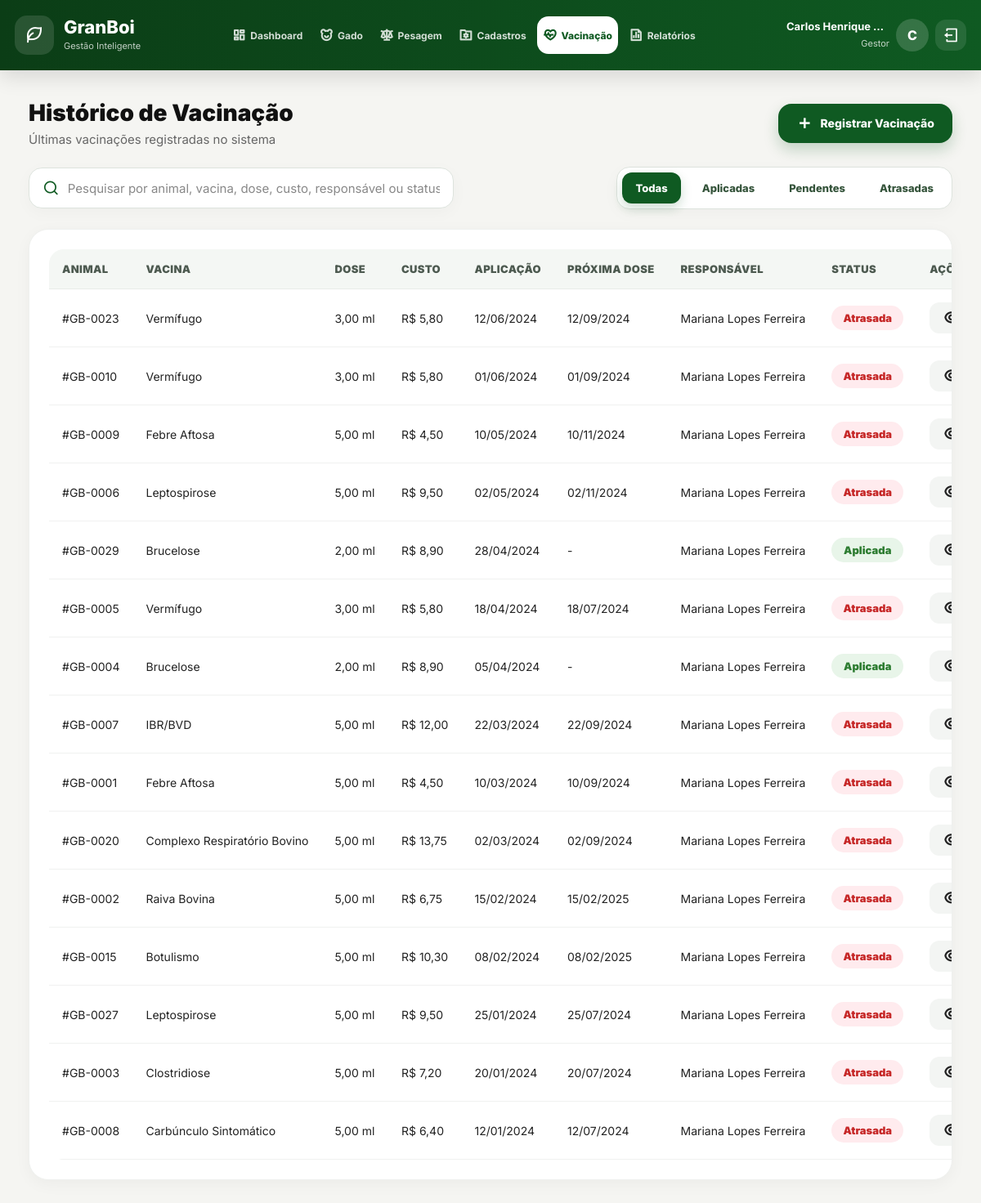
Screenshot of /GranBoi/vacinas (signed in) with the database file from the repository.
### tables this page shows
CREATE TABLE `historico_sanitario` (
  `id` BIGINT NOT NULL AUTO_INCREMENT COMMENT 'Identificador unico do registro sanitario.',
  `animal_id` BIGINT DEFAULT NULL COMMENT 'Referencia ao animal vacinado ou atendido.',
  `vacina_id` BIGINT DEFAULT NULL COMMENT 'Referencia a vacina aplicada.',
  `data_aplicacao` DATE NOT NULL COMMENT 'Data em que a vacina foi aplicada.',
  `dose` DECIMAL(10,3) DEFAULT NULL COMMENT 'Quantidade ou dose aplicada.',
  `proxima_dose` DATE DEFAULT NULL COMMENT 'Data prevista para a proxima dose, quando houver.',
  `preco_custo_sanitario` DECIMAL(13,2) DEFAULT 0.00 COMMENT 'Custo sanitario registrado para a aplicacao.',
  `pessoa_id_veterinario` BIGINT NOT NULL COMMENT 'Referencia a pessoa responsavel pela aplicacao ou registro sanitario.',
  PRIMARY KEY (`id`),
  KEY `fk_sanitario_animal` (`animal_id`),
  KEY `fk_sanitario_vacina` (`vacina_id`),
  KEY `fk_historico_sanitario_pessoa1_idx` (`pessoa_id_veterinario`),
  CONSTRAINT `fk_sanitario_animal` FOREIGN KEY (`animal_id`) REFERENCES `animal` (`id`),
  CONSTRAINT `fk_sanitario_vacina` FOREIGN KEY (`vacina_id`) REFERENCES `vacina` (`id`),
  CONSTRAINT `fk_historico_sanitario_pessoa1` FOREIGN KEY (`pessoa_id_veterinario`) REFERENCES `pessoa` (`id`) ON DELETE NO ACTION ON UPDATE NO ACTION
);

CREATE TABLE `animal` (
  `id` BIGINT NOT NULL AUTO_INCREMENT COMMENT 'Identificador unico do animal.',
  `brinco_identificador` VARCHAR(100) NOT NULL COMMENT 'Codigo do brinco usado para identificar o animal no manejo.',
  `tipo_raca_id` INT(11) DEFAULT NULL COMMENT 'Referencia para a raca cadastrada em tipo_raca.',
  `lote_id` INT(11) DEFAULT NULL COMMENT 'Referencia para o lote atual do animal.',
  `data_nascimento` DATE DEFAULT NULL COMMENT 'Data de nascimento do animal, quando conhecida.',
  `sexo` ENUM('M','F') DEFAULT NULL COMMENT 'Sexo do animal: M para macho e F para femea.',
  `peso_entrada` DECIMAL(10,2) DEFAULT NULL COMMENT 'Peso registrado na entrada ou cadastro do animal em kg.',
  `chip` VARCHAR(100) DEFAULT NULL COMMENT 'Codigo do chip implantado no animal, quando houver.',
  `data_compra` DATE DEFAULT NULL COMMENT 'Data de compra ou entrada do animal na fazenda.',
  `valor_compra` DECIMAL(13,2) DEFAULT NULL COMMENT 'Valor pago na compra do animal.',
  `data_venda` DATE DEFAULT NULL COMMENT 'Data de venda ou saida comercial do animal.',
  `peso_saida` DOUBLE(13,3) DEFAULT 0.000 COMMENT 'Peso na saida ou venda do animal em kg.',
  `valor_venda` DECIMAL(13,2) DEFAULT 0.00 COMMENT 'Valor recebido na venda do animal.',
  `status` VARCHAR(20) DEFAULT 'Ativo' COMMENT 'Situacao do animal: Ativo, Vendido, Perda ou Excluido.',
  PRIMARY KEY (`id`),
  UNIQUE KEY `brinco_UNIQUE` (`brinco_identificador`),
  KEY `fk_animal_tipo_raca` (`tipo_raca_id`),
  KEY `fk_animal_lote` (`lote_id`),
  CONSTRAINT `fk_animal_tipo_raca` FOREIGN KEY (`tipo_raca_id`) REFERENCES `tipo_raca` (`id`),
  CONSTRAINT `fk_animal_lote` FOREIGN KEY (`lote_id`) REFERENCES `lote` (`id`)
);

CREATE TABLE `vacina` (
  `id` BIGINT NOT NULL AUTO_INCREMENT COMMENT 'Identificador unico da vacina.',
  `nome` VARCHAR(100) NOT NULL COMMENT 'Nome comercial ou tecnico da vacina.',
  `preco_vacina` DECIMAL(13,2) DEFAULT 0.00 COMMENT 'Preco padrao da vacina para uso nos registros sanitarios.',
  `periodo_carencia_dias` INT(11) DEFAULT 0 COMMENT 'Quantidade de dias de carencia apos aplicacao.',
  PRIMARY KEY (`id`)
);

CREATE TABLE `pessoa` (
  `id` BIGINT NOT NULL AUTO_INCREMENT COMMENT 'Identificador unico da pessoa.',
  `nome_completo` VARCHAR(150) NOT NULL COMMENT 'Nome completo da pessoa vinculada ao usuario.',
  `nome_social` VARCHAR(50) DEFAULT NULL COMMENT 'Nome social ou nome preferencial da pessoa.',
  `cpf` CHAR(11) DEFAULT NULL COMMENT 'CPF da pessoa com 11 digitos, sem mascara.',
  `telefone_movel` VARCHAR(15) DEFAULT NULL COMMENT 'Telefone movel com DDI e DDD, sem mascara.',
  `email` VARCHAR(50) DEFAULT NULL COMMENT 'E-mail de contato da pessoa.',
  `usuario_id` BIGINT NOT NULL COMMENT 'Referencia ao usuario de acesso vinculado a pessoa.',
  PRIMARY KEY (`id`),
  KEY `fk_pessoa_usuario1_idx` (`usuario_id`),
  CONSTRAINT `fk_pessoa_usuario1` FOREIGN KEY (`usuario_id`) REFERENCES `usuario` (`id`) ON DELETE NO ACTION ON UPDATE NO ACTION
);

### app/controllers/Controller.php (called while the page is built, shortened)
<?php
class Controller
{
    protected function render($view, $dados = [])
    {
        $viewPath = ROOT_PATH . "/app/views/{$view}.php";
        extract($dados);
        require_once ROOT_PATH . "/app/layout/cabecalho.php";
        require_once $viewPath;
        require_once ROOT_PATH . "/app/layout/rodape.php";
    }
}

### app/controllers/VacinaController.php (called while the page is built, shortened)
<?php
class VacinaController extends Controller
{
    public function listar()
    {
        $vacinacaoModel = $this->model('Vacinacao');
        $animalModel = $this->model('Animal');
        $this->render('vacinas/vacinas', [
            'titulo' => 'GranBoi - Vacinação',
            'pageCss' => [
                '/public/assets/css/components/modal.css',
                '/public/assets/css/components/vacinacao/vacinacaoModal.css',
                '/public/assets/css/pages/vacinas/vacinas.css'
            ],
            'pageJs' => [
                '/public/assets/js/validations/vacinacao/vacinacaoValidation.js',
                '/public/assets/js/modals/vacinacao/cadastrarVacinacaoModal.js',
                '/public/assets/js/pages/vacinas/vacinasPage.js'
            ],
            'vacinacoes' => $vacinacaoModel->listarTodas(),
            'animais' => $animalModel->listarTodos()
        ]);
    }
}

### app/routes/web.php (called while the page is built, shortened)
<?php
$url = parse_url($_SERVER['REQUEST_URI'], PHP_URL_PATH);
$basePath = parse_url(BASE_URL, PHP_URL_PATH);
$url = str_replace($basePath, '', $url);
$route = $routes[$url];
$method = $route['method'];
require_once ROOT_PATH . '/app/controllers/Controller.php';
$controllerInstance = new $controller();
$controllerInstance->$method();

### index.php (called while the page is built, shortened)
<?php
require_once ROOT_PATH . '/app/routes/web.php';

### app/models/Vacinacao.php (called while the page is built, shortened)
<?php
class Vacinacao
{
    private $db;
    public function __construct()
    {
        $this->db = Conexao::conectar();
    }
    public function listarTodas()
    {
        $sql = "
            SELECT
                historico_sanitario.id,
                historico_sanitario.animal_id,
                historico_sanitario.vacina_id,
                historico_sanitario.data_aplicacao,
                historico_sanitario.dose AS quantidade,
                historico_sanitario.proxima_dose,
                historico_sanitario.preco_custo_sanitario,
                vacina.nome AS vacina,
                animal.brinco_identificador,
                animal.status AS status_animal,
                tipo_raca.nome_tipo_raca AS raca,
                pessoa.nome_completo AS responsavel,
                CASE
                    WHEN historico_sanitario.proxima_dose IS NULL THEN 'aplicada'
                    WHEN historico_sanitario.proxima_dose < CURDATE() THEN 'atrasada'
                    WHEN historico_sanitario.proxima_dose = CURDATE() THEN 'pendente'
                    ELSE 'aplicada'
                END AS status
            FROM historico_sanitario
            INNER JOIN animal
                ON animal.id = historico_sanitario.animal_id
            LEFT JOIN tipo_raca
                ON tipo_raca.id = animal.tipo_raca_id
            INNER JOIN vacina
                ON vacina.id = historico_sanitario.vacina_id
            INNER JOIN pessoa
                ON pessoa.id = historico_sanitario.pessoa_id_veterinario
            WHERE LOWER(animal.status) != 'excluido'
            ORDER BY
                historico_sanitario.data_aplicacao DESC,
                historico_sanitario.id DESC
        ";
        return $this->db->query($sql)->fetchAll(PDO::FETCH_ASSOC);
    }
}

### app/views/vacinas/vacinas.php (the view, shortened to what this page needs)
<main class="main-content">
  <section class="vacinacao-page-actions">
    <div>
      <h2>Histórico de Vacinação</h2>
      <p>Últimas vacinações registradas no sistema</p>
    </div>
    <button
      type="button"
      class="vacinacao-create-btn"
      id="abrirModalCadastrarVacinacao"
    >
      <i class="ri-add-line"></i>
      <span>Registrar Vacinação</span>
    </button>
  </section>
  <section class="vacinacao-filtros-container">
    <div class="vacinacao-search-box">
      <i class="ri-search-line"></i>
      <input
        type="text"
        id="pesquisaVacinacao"
        placeholder="Pesquisar por animal, vacina, dose, custo, responsável ou status..."
        autocomplete="off"
      >
    </div>
    <div class="vacinacao-status-filters">
      <button type="button" class="vacinacao-filter-btn active" data-status-filter="todos">
        Todas
      </button>
      <button type="button" class="vacinacao-filter-btn" data-status-filter="aplicada">
        Aplicadas
      </button>
      <button type="button" class="vacinacao-filter-btn" data-status-filter="pendente">
        Pendentes
      </button>
      <button type="button" class="vacinacao-filter-btn" data-status-filter="atrasada">
        Atrasadas
      </button>
    </div>
  </section>
  <section class="vacinacao-table-container">
    <table class="vacinacao-table">
      <thead>
        <tr>
          <th>Animal</th>
          <th>Vacina</th>
          <th>Dose</th>
          <th>Custo</th>
          <th>Aplicação</th>
          <th>Próxima Dose</th>
          <th>Responsável</th>
          <th>Status</th>
          <th>Ações</th>
        </tr>
      </thead>
      <tbody id="tabelaVacinacaoBody">
        <?php if (!empty($vacinacoes)): ?>
          <?php foreach ($vacinacoes as $vacinacao): ?>
            <tr
              class="vacinacao-row"
              data-status="<?= htmlspecialchars($vacinacao['status']) ?>"
            >
              <td>
                #<?= htmlspecialchars($vacinacao['brinco_identificador']) ?>
              </td>
              <td>
                <?= htmlspecialchars($vacinacao['vacina']) ?>
              </td>
              <td>
                <?= !empty($vacinacao['quantidade']) ? number_format((float) $vacinacao['quantidade'], 2, ',', '.') . ' ml' : '-' ?>
              </td>
              <td>
                <?= isset($vacinacao['preco_custo_sanitario']) && $vacinacao['preco_custo_sanitario'] !== null ? 'R$ ' . number_format((float) $vacinacao['preco_custo_sanitario'], 2, ',', '.') : '-' ?>
              </td>
              <td>
                <?= date('d/m/Y', strtotime($vacinacao['data_aplicacao'])) ?>
              </td>
              <td>
                <?= !empty($vacinacao['proxima_dose']) ? date('d/m/Y', strtotime($vacinacao['proxima_dose'])) : '-' ?>
              </td>
              <td>
                <?= htmlspecialchars($vacinacao['responsavel'] ?? '-') ?>
              </td>
              <td>
                <span class="vacinacao-status vacinacao-status-<?= htmlspecialchars($vacinacao['status']) ?>">
                  <?= ucfirst(htmlspecialchars($vacinacao['status'])) ?>
                </span>
              </td>
              <td>
                <div class="vacinacao-actions">
                  <button
                    type="button"
                    class="action-btn visualizar-vacinacao-btn"
                    title="Visualizar vacinação"
                    data-animal="<?= htmlspecialchars($vacinacao['brinco_identificador']) ?>"
                    data-vacina="<?= htmlspecialchars($vacinacao['vacina']) ?>"
                    data-dose="<?= !empty($vacinacao['quantidade']) ? number_format((float) $vacinacao['quantidade'], 2, ',', '.') . ' ml' : '-' ?>"
                    data-custo="<?= isset($vacinacao['preco_custo_sanitario']) && $vacinacao['preco_custo_sanitario'] !== null ? 'R$ ' . number_format((float) $vacinacao['preco_custo_sanitario'], 2, ',', '.') : '-' ?>"
                    data-aplicacao="<?= date('d/m/Y', strtotime($vacinacao['data_aplicacao'])) ?>"
                    data-proxima-dose="<?= !empty($vacinacao['proxima_dose']) ? date('d/m/Y', strtotime($vacinacao['proxima_dose'])) : '-' ?>"
                    data-responsavel="<?= htmlspecialchars($vacinacao['responsavel'] ?? '-') ?>"
                    data-status="<?= ucfirst(htmlspecialchars($vacinacao['status'])) ?>"
                  >
                    <i class="ri-eye-line"></i>
                  </button>
                </div>
              </td>
            </tr>
          <?php endforeach; ?>
        <?php endif; ?>
      </tbody>
    </table>
  </section>
</main>

### rows the page displays
historico_sanitario: animal.brinco_identificador "GB-0023", vacina.nome "Vermífugo", dose "3,00", preco_custo_sanitario "5,80", data_aplicacao "12/06/2024", proxima_dose "12/09/2024", pessoa_id_veterinario.nome_completo "Mariana Lopes Ferreira", status "Atrasada"
historico_sanitario: animal.brinco_identificador "GB-0010", vacina.nome "Vermífugo", dose "3,00", preco_custo_sanitario "5,80", data_aplicacao "01/06/2024", proxima_dose "01/09/2024", pessoa_id_veterinario.nome_completo "Mariana Lopes Ferreira", status "Atrasada"
historico_sanitario: animal.brinco_identificador "GB-0009", vacina.nome "Febre Aftosa", dose "5,00", preco_custo_sanitario "4,50", data_aplicacao "10/05/2024", proxima_dose "10/11/2024", pessoa_id_veterinario.nome_completo "Mariana Lopes Ferreira", status "Atrasada"
historico_sanitario: animal.brinco_identificador "GB-0006", vacina.nome "Leptospirose", dose "5,00", preco_custo_sanitario "9,50", data_aplicacao "02/05/2024", proxima_dose "02/11/2024", pessoa_id_veterinario.nome_completo "Mariana Lopes Ferreira", status "Atrasada"
historico_sanitario: animal.brinco_identificador "GB-0029", vacina.nome "Brucelose", dose "2,00", preco_custo_sanitario "8,90", data_aplicacao "28/04/2024", pessoa_id_veterinario.nome_completo "Mariana Lopes Ferreira", status "Aplicada"
historico_sanitario: animal.brinco_identificador "GB-0005", vacina.nome "Vermífugo", dose "3,00", preco_custo_sanitario "5,80", data_aplicacao "18/04/2024", proxima_dose "18/07/2024", pessoa_id_veterinario.nome_completo "Mariana Lopes Ferreira", status "Atrasada"
historico_sanitario: animal.brinco_identificador "GB-0004", vacina.nome "Brucelose", dose "2,00", preco_custo_sanitario "8,90", data_aplicacao "05/04/2024", pessoa_id_veterinario.nome_completo "Mariana Lopes Ferreira", status "Aplicada"
historico_sanitario: animal.brinco_identificador "GB-0007", vacina.nome "IBR/BVD", dose "5,00", preco_custo_sanitario "12,00", data_aplicacao "22/03/2024", proxima_dose "22/09/2024", pessoa_id_veterinario.nome_completo "Mariana Lopes Ferreira", status "Atrasada"
historico_sanitario: animal.brinco_identificador "GB-0001", vacina.nome "Febre Aftosa", dose "5,00", preco_custo_sanitario "4,50", data_aplicacao "10/03/2024", proxima_dose "10/09/2024", pessoa_id_veterinario.nome_completo "Mariana Lopes Ferreira", status "Atrasada"
historico_sanitario: animal.brinco_identificador "GB-0020", vacina.nome "Complexo Respiratório Bovino", dose "5,00", preco_custo_sanitario "13,75", data_aplicacao "02/03/2024", proxima_dose "02/09/2024", pessoa_id_veterinario.nome_completo "Mariana Lopes Ferreira", status "Atrasada"
historico_sanitario: animal.brinco_identificador "GB-0002", vacina.nome "Raiva Bovina", dose "5,00", preco_custo_sanitario "6,75", data_aplicacao "15/02/2024", proxima_dose "15/02/2025", pessoa_id_veterinario.nome_completo "Mariana Lopes Ferreira", status "Atrasada"
historico_sanitario: animal.brinco_identificador "GB-0015", vacina.nome "Botulismo", dose "5,00", preco_custo_sanitario "10,30", data_aplicacao "08/02/2024", proxima_dose "08/02/2025", pessoa_id_veterinario.nome_completo "Mariana Lopes Ferreira", status "Atrasada"
historico_sanitario: animal.brinco_identificador "GB-0027", vacina.nome "Leptospirose", dose "5,00", preco_custo_sanitario "9,50", data_aplicacao "25/01/2024", proxima_dose "25/07/2024", pessoa_id_veterinario.nome_completo "Mariana Lopes Ferreira", status "Atrasada"
historico_sanitario: animal.brinco_identificador "GB-0003", vacina.nome "Clostridiose", dose "5,00", preco_custo_sanitario "7,20", data_aplicacao "20/01/2024", proxima_dose "20/07/2024", pessoa_id_veterinario.nome_completo "Mariana Lopes Ferreira", status "Atrasada"
historico_sanitario: animal.brinco_identificador "GB-0008", vacina.nome "Carbúnculo Sintomático", dose "5,00", preco_custo_sanitario "6,40", data_aplicacao "12/01/2024", proxima_dose "12/07/2024", pessoa_id_veterinario.nome_completo "Mariana Lopes Ferreira", status "Atrasada"

### other values shown
$_SESSION['usuario']['nome'] "Carlos Henrique…"
$_SESSION['usuario']['papel_nome'] "Gestor"
substr($_SESSION['usuario']['nome'] ?? 'U', 0, 1) "C"
